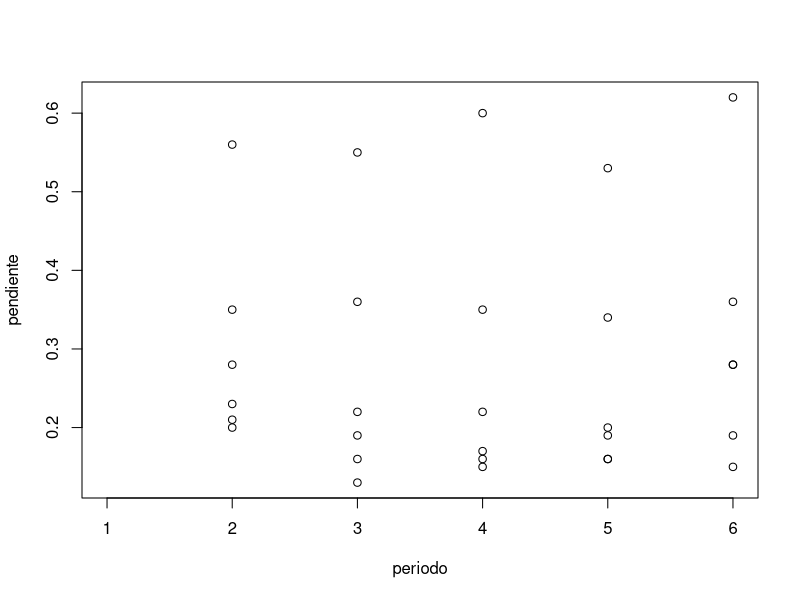
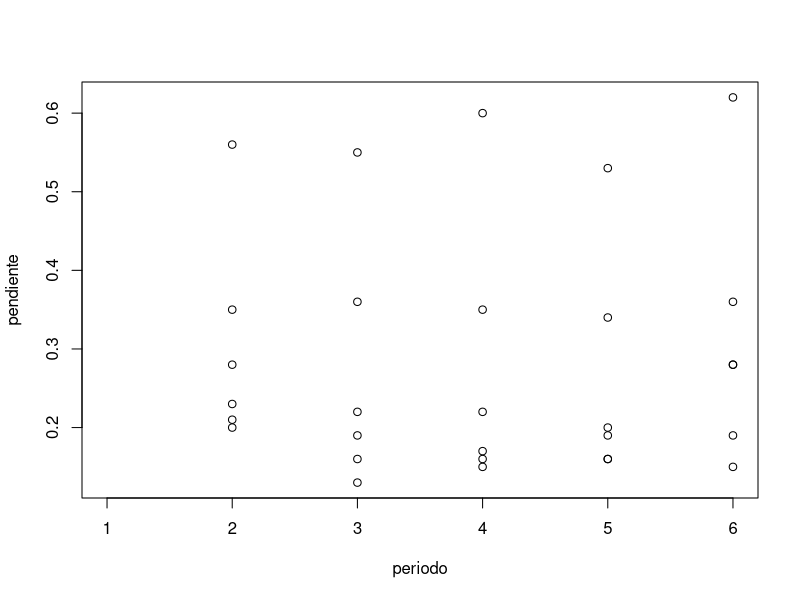
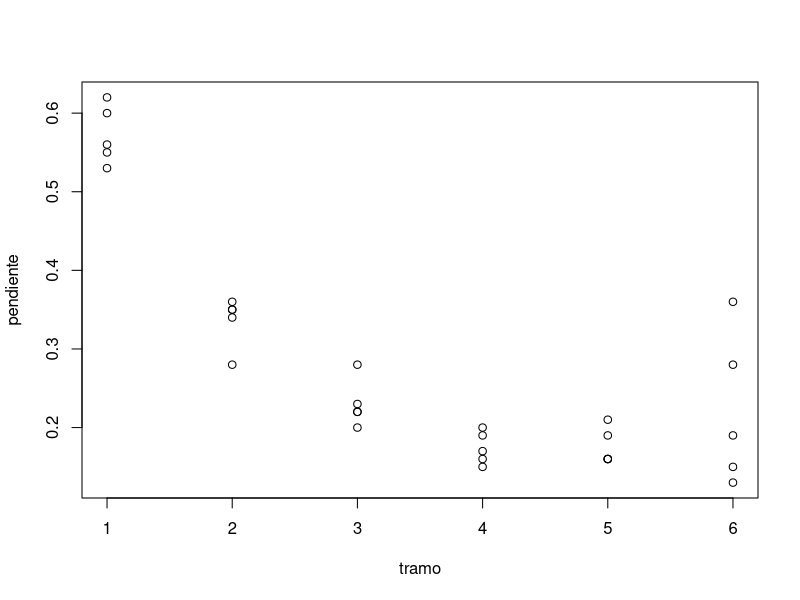

Generate these figures, in order, with R: (Note: this script raises an error after producing the figures.)
# Exploratory analysis
# M. López & H. Achicanoy
# 2015

mdata <- read.csv("iniData.csv")
attach(mdata) ; class(mdata)

View(mdata)

library('ggplot2')

# ------------------------------------------------------------------------------------ #
# Grafico general sin considerar los tramos para la variable pendiente en el tiempo
# ------------------------------------------------------------------------------------ #

plot(periodo, pendiente) ## pendiente por periodo
plot(pendiente ~ periodo)
plot(pendiente ~ tramo)  ## pendiente por tramo

# ------------------------------------------------------------------------------------ #
# Graficos para analizar tendencias en el tiempo en cada variable por tramo
# ------------------------------------------------------------------------------------ #

library(zoo)
library(reshape)
library(ggplot2)
library(fitdistrplus)
library(gridExtra)
library(plyr)
library(grid)

# Graficas Variables Morfologicas (Serie temporal por tramo). Detro de cada grafico 6 series por tramo y en total 7 graficos por variable morfologica. 

m1 = qplot(periodo, pendiente, data = mdata, colour = as.factor(tramo))
m1 = m1 + geom_point(size=4)
m1 = m1 + geom_line(linetype = "dashed", size=1)
m1 = m1 + scale_x_discrete(breaks=c("1", "2", "3", "4", "5", "6"),
                      labels=c("1955-1965", "1965-1975", "1975-1985", "1985-1995", "1995-2005", "2005-2015"))
m1 = m1 + labs(colour='Tramo')
m1 = m1 + xlab('Decada') + ylab(expression('S'[0]))
m1 = m1 + theme(axis.title.y = element_text(size=24, colour = rgb(0,0,0)))
m1 = m1 + theme(axis.title.x = element_text(size=24, colour=rgb(0,0,0)))
m1 = m1 + theme(axis.text.x = element_text(size=16, colour=rgb(0,0,0)))
m1 = m1 + theme(axis.text.y = element_text(size=16, colour = rgb(0,0,0)))
m1 = m1 + theme(legend.title = element_text(colour=rgb(0,0,0), size=15 ))
m1 = m1 + theme(legend.text = element_text(colour=rgb(0,0,0), size = 13))


m2 = qplot(periodo, ancho_banca, data = mdata, colour = as.factor(tramo))
m2 = m2 + geom_point(size=4)
m2 = m2 + geom_line(linetype = "dashed", size=1)
m2 = m2 + scale_x_discrete(breaks=c("1", "2", "3", "4", "5", "6"),
                           labels=c("1955-1965", "1965-1975", "1975-1985", "1985-1995", "1995-2005", "2005-2015"))
m2 = m2 + labs(colour='Tramo')
m2 = m2 + xlab('Decada') + ylab('B')
m2 = m2 + theme(axis.title.y = element_text(size=24, colour = rgb(0,0,0)))
m2 = m2 + theme(axis.title.x = element_text(size=24, colour=rgb(0,0,0)))
m2 = m2 + theme(axis.text.x = element_text(size=16, colour=rgb(0,0,0)))
m2 = m2 + theme(axis.text.y = element_text(size=16, colour = rgb(0,0,0)))
m2 = m2 + theme(legend.title = element_text(colour=rgb(0,0,0), size=15 ))
m2 = m2 + theme(legend.text = element_text(colour=rgb(0,0,0), size = 13))


m3 = qplot(periodo, sinuosidad, data = mdata, colour = as.factor(tramo))
m3 = m3 + geom_point(size=4)
m3 = m3 + geom_line(linetype = "dashed", size=1)
m3 = m3 + scale_x_discrete(breaks=c("1", "2", "3", "4", "5", "6"),
                           labels=c("1955-1965", "1965-1975", "1975-1985", "1985-1995", "1995-2005", "2005-2015"))
m3 = m3 + labs(colour='Tramo')
m3 = m3 + xlab('Decada') + ylab('IS')
m3 = m3 + theme(axis.title.y = element_text(size=24, colour = rgb(0,0,0)))
m3 = m3 + theme(axis.title.x = element_text(size=24, colour=rgb(0,0,0)))
m3 = m3 + theme(axis.text.x = element_text(size=16, colour=rgb(0,0,0)))
m3 = m3 + theme(axis.text.y = element_text(size=16, colour = rgb(0,0,0)))
m3 = m3 + theme(legend.title = element_text(colour=rgb(0,0,0), size=15 ))
m3 = m3 + theme(legend.text = element_text(colour=rgb(0,0,0), size = 13))


m4 = qplot(periodo, amp_meandros, data = mdata, colour = as.factor(tramo))
m4 = m4 + geom_point(size=4)
m4 = m4 + geom_line(linetype = "dashed", size=1)
m4 = m4 + scale_x_discrete(breaks=c("1", "2", "3", "4", "5", "6"),
                           labels=c("1955-1965", "1965-1975", "1975-1985", "1985-1995", "1995-2005", "2005-2015"))
m4 = m4 + labs(colour='Tramo')
m4 = m4 + xlab('Decada') + ylab(expression('M'[b]))
m4 = m4 + theme(axis.title.y = element_text(size=24, colour = rgb(0,0,0)))
m4 = m4 + theme(axis.title.x = element_text(size=24, colour=rgb(0,0,0)))
m4 = m4 + theme(axis.text.x = element_text(size=16, colour=rgb(0,0,0)))
m4 = m4 + theme(axis.text.y = element_text(size=16, colour = rgb(0,0,0)))
m4 = m4 + theme(legend.title = element_text(colour=rgb(0,0,0), size=15 ))
m4 = m4 + theme(legend.text = element_text(colour=rgb(0,0,0), size = 13))


m5 = qplot(periodo, long_meandros, data = mdata, colour = as.factor(tramo))
m5 = m5 + geom_point(size=4)
m5 = m5 + geom_line(linetype = "dashed", size=1)
m5 = m5 + scale_x_discrete(breaks=c("1", "2", "3", "4", "5", "6"),
                           labels=c("1955-1965", "1965-1975", "1975-1985", "1985-1995", "1995-2005", "2005-2015"))
m5 = m5 + labs(colour='Tramo')
m5 = m5 + xlab('Decada') + ylab(expression(lambda))
m5 = m5 + theme(axis.title.y = element_text(size=24, colour = rgb(0,0,0)))
m5 = m5 + theme(axis.title.x = element_text(size=24, colour=rgb(0,0,0)))
m5 = m5 + theme(axis.text.x = element_text(size=16, colour=rgb(0,0,0)))
m5 = m5 + theme(axis.text.y = element_text(size=16, colour = rgb(0,0,0)))
m5 = m5 + theme(legend.title = element_text(colour=rgb(0,0,0), size=15 ))
m5 = m5 + theme(legend.text = element_text(colour=rgb(0,0,0), size = 13))


m6 = qplot(periodo, t_movilidad, data = mdata, colour = as.factor(tramo))
m6 = m6 + geom_point(size=4)
m6 = m6 + geom_line(linetype = "dashed", size=1)
m6 = m6 + scale_x_discrete(breaks=c("1", "2", "3", "4", "5", "6"),
                           labels=c("1955-1965", "1965-1975", "1975-1985", "1985-1995", "1995-2005", "2005-2015"))
m6 = m6 + labs(colour='Tramo')
m6 = m6 + xlab('Decada') + ylab(expression('T'[m]))
m6 = m6 + theme(axis.title.y = element_text(size=24, colour = rgb(0,0,0)))
m6 = m6 + theme(axis.title.x = element_text(size=24, colour=rgb(0,0,0)))
m6 = m6 + theme(axis.text.x = element_text(size=16, colour=rgb(0,0,0)))
m6 = m6 + theme(axis.text.y = element_text(size=16, colour = rgb(0,0,0)))
m6 = m6 + theme(legend.title = element_text(colour=rgb(0,0,0), size=15 ))
m6 = m6 + theme(legend.text = element_text(colour=rgb(0,0,0), size = 13))


m7 = qplot(periodo, t_movilidad_max, data = mdata, colour = as.factor(tramo))
m7 = m7 + geom_point(size=4)
m7 = m7 + geom_line(linetype = "dashed", size=1)
m7 = m7 + scale_x_discrete(breaks=c("1", "2", "3", "4", "5", "6"),
                           labels=c("1955-1965", "1965-1975", "1975-1985", "1985-1995", "1995-2005", "2005-2015"))
m7 = m7 + labs(colour='Tramo')
m7 = m7 + xlab('Decada') + ylab(expression('T'[mmax]))
m7 = m7 + theme(axis.title.y = element_text(size=24, colour = rgb(0,0,0)))
m7 = m7 + theme(axis.title.x = element_text(size=24, colour=rgb(0,0,0)))
m7 = m7 + theme(axis.text.x = element_text(size=16, colour=rgb(0,0,0)))
m7 = m7 + theme(axis.text.y = element_text(size=16, colour = rgb(0,0,0)))
m7 = m7 + theme(legend.title = element_text(colour=rgb(0,0,0), size=15 ))
m7 = m7 + theme(legend.text = element_text(colour=rgb(0,0,0), size = 13))

grid.arrange(m1, m2, m3, m4)
grid.arrange(m5, m6, m7)

# Graficas Variables Hidrologicas e Hidraulicas (Serie temporal por tramo). Detro de cada grafico 6 series por tramo y en total 6 graficos por variable HH.

h1 = qplot(periodo, caudal_medio, data = mdata, colour = as.factor(tramo))
h1 = h1 + geom_point(size=4)
h1 = h1 + geom_line(linetype = "dashed", size=1)
h1 = h1 + scale_x_discrete(breaks=c("1", "2", "3", "4", "5", "6"),
                           labels=c("1955-1965", "1965-1975", "1975-1985", "1985-1995", "1995-2005", "2005-2015"))
h1 = h1 + labs(colour='Tramo')
h1 = h1 + xlab('Decada') + ylab(expression('Q'[m]))
h1 = h1 + theme(axis.title.y = element_text(size=24, colour = rgb(0,0,0)))
h1 = h1 + theme(axis.title.x = element_text(size=24, colour=rgb(0,0,0)))
h1 = h1 + theme(axis.text.x = element_text(size=16, colour=rgb(0,0,0)))
h1 = h1 + theme(axis.text.y = element_text(size=16, colour = rgb(0,0,0)))
h1 = h1 + theme(legend.title = element_text(colour=rgb(0,0,0), size=15 ))
h1 = h1 + theme(legend.text = element_text(colour=rgb(0,0,0), size = 13))


h2 = qplot(periodo, caudal_maximo, data = mdata, colour = as.factor(tramo))
h2 = h2 + geom_point(size=4)
h2 = h2 + geom_line(linetype = "dashed", size=1)
h2 = h2 + scale_x_discrete(breaks=c("1", "2", "3", "4", "5", "6"),
                           labels=c("1955-1965", "1965-1975", "1975-1985", "1985-1995", "1995-2005", "2005-2015"))
h2 = h2 + labs(colour='Tramo')
h2 = h2 + xlab('Decada') + ylab(expression('Q'[max]))
h2 = h2 + theme(axis.title.y = element_text(size=24, colour = rgb(0,0,0)))
h2 = h2 + theme(axis.title.x = element_text(size=24, colour=rgb(0,0,0)))
h2 = h2 + theme(axis.text.x = element_text(size=16, colour=rgb(0,0,0)))
h2 = h2 + theme(axis.text.y = element_text(size=16, colour = rgb(0,0,0)))
h2 = h2 + theme(legend.title = element_text(colour=rgb(0,0,0), size=15 ))
h2 = h2 + theme(legend.text = element_text(colour=rgb(0,0,0), size = 13))


h3 = qplot(periodo, caudal_50, data = mdata, colour = as.factor(tramo))
h3 = h3 + geom_point(size=4)
h3 = h3 + geom_line(linetype = "dashed", size=1)
h3 = h3 + scale_x_discrete(breaks=c("1", "2", "3", "4", "5", "6"),
                           labels=c("1955-1965", "1965-1975", "1975-1985", "1985-1995", "1995-2005", "2005-2015"))
h3 = h3 + labs(colour='Tramo')
h3 = h3 + xlab('Decada') + ylab(expression('Q'[50]))
h3 = h3 + theme(axis.title.y = element_text(size=24, colour = rgb(0,0,0)))
h3 = h3 + theme(axis.title.x = element_text(size=24, colour=rgb(0,0,0)))
h3 = h3 + theme(axis.text.x = element_text(size=16, colour=rgb(0,0,0)))
h3 = h3 + theme(axis.text.y = element_text(size=16, colour = rgb(0,0,0)))
h3 = h3 + theme(legend.title = element_text(colour=rgb(0,0,0), size=15 ))
h3 = h3 + theme(legend.text = element_text(colour=rgb(0,0,0), size = 13))


h4 = qplot(periodo, caudal_banca, data = mdata, colour = as.factor(tramo))
h4 = h4 + geom_point(size=4)
h4 = h4 + geom_line(linetype = "dashed", size=1)
h4 = h4 + scale_x_discrete(breaks=c("1", "2", "3", "4", "5", "6"),
                           labels=c("1955-1965", "1965-1975", "1975-1985", "1985-1995", "1995-2005", "2005-2015"))
h4 = h4 + labs(colour='Tramo')
h4 = h4 + xlab('Decada') + ylab(expression('Q'[bl]))
h4 = h4 + theme(axis.title.y = element_text(size=24, colour = rgb(0,0,0)))
h4 = h4 + theme(axis.title.x = element_text(size=24, colour=rgb(0,0,0)))
h4 = h4 + theme(axis.text.x = element_text(size=16, colour=rgb(0,0,0)))
h4 = h4 + theme(axis.text.y = element_text(size=16, colour = rgb(0,0,0)))
h4 = h4 + theme(legend.title = element_text(colour=rgb(0,0,0), size=15 ))
h4 = h4 + theme(legend.text = element_text(colour=rgb(0,0,0), size = 13))


h5 = qplot(periodo, velocidad, data = mdata, colour = as.factor(tramo))
h5 = h5 + geom_point(size=4)
h5 = h5 + geom_line(linetype = "dashed", size=1)
h5 = h5 + scale_x_discrete(breaks=c("1", "2", "3", "4", "5", "6"),
                           labels=c("1955-1965", "1965-1975", "1975-1985", "1985-1995", "1995-2005", "2005-2015"))
h5 = h5 + labs(colour='Tramo')
h5 = h5 + xlab('Decada') + ylab(expression('V'))
h5 = h5 + theme(axis.title.y = element_text(size=24, colour = rgb(0,0,0)))
h5 = h5 + theme(axis.title.x = element_text(size=24, colour=rgb(0,0,0)))
h5 = h5 + theme(axis.text.x = element_text(size=16, colour=rgb(0,0,0)))
h5 = h5 + theme(axis.text.y = element_text(size=16, colour = rgb(0,0,0)))
h5 = h5 + theme(legend.title = element_text(colour=rgb(0,0,0), size=15 ))
h5 = h5 + theme(legend.text = element_text(colour=rgb(0,0,0), size = 13))


h6 = qplot(periodo, ancho_superficial, data = mdata, colour = as.factor(tramo))
h6 = h6 + geom_point(size=4)
h6 = h6 + geom_line(linetype = "dashed", size=1)
h6 = h6 + scale_x_discrete(breaks=c("1", "2", "3", "4", "5", "6"),
                           labels=c("1955-1965", "1965-1975", "1975-1985", "1985-1995", "1995-2005", "2005-2015"))
h6 = h6 + labs(colour='Tramo')
h6 = h6 + xlab('Decada') + ylab(expression('B'[s]))
h6 = h6 + theme(axis.title.y = element_text(size=24, colour = rgb(0,0,0)))
h6 = h6 + theme(axis.title.x = element_text(size=24, colour=rgb(0,0,0)))
h6 = h6 + theme(axis.text.x = element_text(size=16, colour=rgb(0,0,0)))
h6 = h6 + theme(axis.text.y = element_text(size=16, colour = rgb(0,0,0)))
h6 = h6 + theme(legend.title = element_text(colour=rgb(0,0,0), size=15 ))
h6 = h6 + theme(legend.text = element_text(colour=rgb(0,0,0), size = 13))

grid.arrange(h1, h2, h3, h4, h5, h6)

# Graficas Variables Sedimentologicas (Serie temporal por tramo). Detro de cada grafico 6 series por tramo y en total 4 graficos por variable Sedimentologica.

s1 = qplot(periodo, diametro_promedio, data = mdata, colour = as.factor(tramo))
s1 = s1 + geom_point(size=4)
s1 = s1 + geom_line(linetype = "dashed", size=1)
s1 = s1 + scale_x_discrete(breaks=c("1", "2", "3", "4", "5", "6"),
                           labels=c("1955-1965", "1965-1975", "1975-1985", "1985-1995", "1995-2005", "2005-2015"))
s1 = s1 + labs(colour='Tramo')
s1 = s1 + xlab('Decada') + ylab(expression('d'[50]))
s1 = s1 + theme(axis.title.y = element_text(size=24, colour = rgb(0,0,0)))
s1 = s1 + theme(axis.title.x = element_text(size=24, colour=rgb(0,0,0)))
s1 = s1 + theme(axis.text.x = element_text(size=16, colour=rgb(0,0,0)))
s1 = s1 + theme(axis.text.y = element_text(size=16, colour = rgb(0,0,0)))
s1 = s1 + theme(legend.title = element_text(colour=rgb(0,0,0), size=15 ))
s1 = s1 + theme(legend.text = element_text(colour=rgb(0,0,0), size = 13))


s2 = qplot(periodo, dev_granulometrica, data = mdata, colour = as.factor(tramo))
s2 = s2 + geom_point(size=4)
s2 = s2 + geom_line(linetype = "dashed", size=1)
s2 = s2 + scale_x_discrete(breaks=c("1", "2", "3", "4", "5", "6"),
                           labels=c("1955-1965", "1965-1975", "1975-1985", "1985-1995", "1995-2005", "2005-2015"))
s2 = s2 + labs(colour='Tramo')
s2 = s2 + xlab('Decada') + ylab(expression(sigma[50]))
s2 = s2 + theme(axis.title.y = element_text(size=24, colour = rgb(0,0,0)))
s2 = s2 + theme(axis.title.x = element_text(size=24, colour=rgb(0,0,0)))
s2 = s2 + theme(axis.text.x = element_text(size=16, colour=rgb(0,0,0)))
s2 = s2 + theme(axis.text.y = element_text(size=16, colour = rgb(0,0,0)))
s2 = s2 + theme(legend.title = element_text(colour=rgb(0,0,0), size=15 ))
s2 = s2 + theme(legend.text = element_text(colour=rgb(0,0,0), size = 13))


s3 = qplot(periodo, coef_uniformidad, data = mdata, colour = as.factor(tramo))
s3 = s3 + geom_point(size=4)
s3 = s3 + geom_line(linetype = "dashed", size=1)
s3 = s3 + scale_x_discrete(breaks=c("1", "2", "3", "4", "5", "6"),
                           labels=c("1955-1965", "1965-1975", "1975-1985", "1985-1995", "1995-2005", "2005-2015"))
s3 = s3 + labs(colour='Tramo')
s3 = s3 + xlab('Decada') + ylab(expression('C'[u]))
s3 = s3 + theme(axis.title.y = element_text(size=24, colour = rgb(0,0,0)))
s3 = s3 + theme(axis.title.x = element_text(size=24, colour=rgb(0,0,0)))
s3 = s3 + theme(axis.text.x = element_text(size=16, colour=rgb(0,0,0)))
s3 = s3 + theme(axis.text.y = element_text(size=16, colour = rgb(0,0,0)))
s3 = s3 + theme(legend.title = element_text(colour=rgb(0,0,0), size=15 ))
s3 = s3 + theme(legend.text = element_text(colour=rgb(0,0,0), size = 13))


s4 = qplot(periodo, carga_media, data = mdata, colour = as.factor(tramo))
s4 = s4 + geom_point(size=4)
s4 = s4 + geom_line(linetype = "dashed", size=1)
s4 = s4 + scale_x_discrete(breaks=c("1", "2", "3", "4", "5", "6"),
                           labels=c("1955-1965", "1965-1975", "1975-1985", "1985-1995", "1995-2005", "2005-2015"))
s4 = s4 + labs(colour='Tramo')
s4 = s4 + xlab('Decada') + ylab(expression('S'[b]))
s4 = s4 + theme(axis.title.y = element_text(size=24, colour = rgb(0,0,0)))
s4 = s4 + theme(axis.title.x = element_text(size=24, colour=rgb(0,0,0)))
s4 = s4 + theme(axis.text.x = element_text(size=16, colour=rgb(0,0,0)))
s4 = s4 + theme(axis.text.y = element_text(size=16, colour = rgb(0,0,0)))
s4 = s4 + theme(legend.title = element_text(colour=rgb(0,0,0), size=15 ))
s4 = s4 + theme(legend.text = element_text(colour=rgb(0,0,0), size = 13))

grid.arrange(s1, s2, s3, s4)

# ------------------------------------------------------------------------------------ #
# Graficos para analizar tendencias en el espacio en cada variable por periodo
# ------------------------------------------------------------------------------------ #
  
# Graficas Variables Morfologicas. Detro de cada grafico 6 series por periodo y en total 7 graficos por variable morfologica. 

mr1 = qplot(tramo, pendiente, data = mdata, colour = as.factor(periodo))
mr1 = mr1 + geom_point(size=4)
mr1 = mr1 + geom_line(linetype = "dashed", size=1)
mr1 = mr1 + scale_x_continuous(breaks=1:6)
mr1 = mr1 + labs(colour='Periodo')
mr1 = mr1 + scale_colour_discrete(name="Periodo",
                         breaks=c("1", "2", "3", "4", "5", "6"),
                         labels=c("1955-1965", "1965-1975", "1975-1985", "1985-1995", "1995-2005", "2005-2015"))
mr1 = mr1 + guides(colour = guide_legend(keywidth = 2, keyheight = 1))
mr1 = mr1 + xlab('Tramo del cauce') + ylab(expression('S'[0]))
mr1 = mr1 + theme(axis.title.y = element_text(size=24, colour = rgb(0,0,0)))
mr1 = mr1 + theme(axis.title.x = element_text(size=24, colour=rgb(0,0,0)))
mr1 = mr1 + theme(axis.text.x = element_text(size=16, colour=rgb(0,0,0)))
mr1 = mr1 + theme(axis.text.y = element_text(size=16, colour = rgb(0,0,0)))
mr1 = mr1 + theme(legend.title = element_text(colour=rgb(0,0,0), size=15 ))
mr1 = mr1 + theme(legend.text = element_text(colour=rgb(0,0,0), size = 13))


mr2 = qplot(tramo, ancho_banca, data = mdata, colour = as.factor(periodo))
mr2 = mr2 + geom_point(size=4)
mr2 = mr2 + geom_line(linetype = "dashed", size=1)
mr2 = mr2 + scale_x_continuous(breaks=1:6)
mr2 = mr2 + labs(colour='Periodo')
mr2 = mr2 + scale_colour_discrete(name="Periodo",
                                  breaks=c("1", "2", "3", "4", "5", "6"),
                                  labels=c("1955-1965", "1965-1975", "1975-1985", "1985-1995", "1995-2005", "2005-2015"))
mr2 = mr2 + guides(colour = guide_legend(keywidth = 2, keyheight = 1))
mr2 = mr2 + xlab('Tramo del cauce') + ylab(expression('B'))
mr2 = mr2 + theme(axis.title.y = element_text(size=24, colour = rgb(0,0,0)))
mr2 = mr2 + theme(axis.title.x = element_text(size=24, colour=rgb(0,0,0)))
mr2 = mr2 + theme(axis.text.x = element_text(size=16, colour=rgb(0,0,0)))
mr2 = mr2 + theme(axis.text.y = element_text(size=16, colour = rgb(0,0,0)))
mr2 = mr2 + theme(legend.title = element_text(colour=rgb(0,0,0), size=15 ))
mr2 = mr2 + theme(legend.text = element_text(colour=rgb(0,0,0), size = 13))


mr3 = qplot(tramo, sinuosidad, data = mdata, colour = as.factor(periodo))
mr3 = mr3 + geom_point(size=4)
mr3 = mr3 + geom_line(linetype = "dashed", size=1)
mr3 = mr3 + scale_x_continuous(breaks=1:6)
mr3 = mr3 + labs(colour='Periodo')
mr3 = mr3 + scale_colour_discrete(name="Periodo",
                                  breaks=c("1", "2", "3", "4", "5", "6"),
                                  labels=c("1955-1965", "1965-1975", "1975-1985", "1985-1995", "1995-2005", "2005-2015"))
mr3 = mr3 + guides(colour = guide_legend(keywidth = 2, keyheight = 1))
mr3 = mr3 + xlab('Tramo del cauce') + ylab(expression('IS'))
mr3 = mr3 + theme(axis.title.y = element_text(size=24, colour = rgb(0,0,0)))
mr3 = mr3 + theme(axis.title.x = element_text(size=24, colour=rgb(0,0,0)))
mr3 = mr3 + theme(axis.text.x = element_text(size=16, colour=rgb(0,0,0)))
mr3 = mr3 + theme(axis.text.y = element_text(size=16, colour = rgb(0,0,0)))
mr3 = mr3 + theme(legend.title = element_text(colour=rgb(0,0,0), size=15 ))
mr3 = mr3 + theme(legend.text = element_text(colour=rgb(0,0,0), size = 13))


mr4 = qplot(tramo, amp_meandros, data = mdata, colour = as.factor(periodo))
mr4 = mr4 + geom_point(size=4)
mr4 = mr4 + geom_line(linetype = "dashed", size=1)
mr4 = mr4 + scale_x_continuous(breaks=1:6)
mr4 = mr4 + labs(colour='Periodo')
mr4 = mr4 + scale_colour_discrete(name="Periodo",
                                  breaks=c("1", "2", "3", "4", "5", "6"),
                                  labels=c("1955-1965", "1965-1975", "1975-1985", "1985-1995", "1995-2005", "2005-2015"))
mr4 = mr4 + guides(colour = guide_legend(keywidth = 2, keyheight = 1))
mr4 = mr4 + xlab('Tramo del cauce') + ylab(expression('M'[b]))
mr4 = mr4 + theme(axis.title.y = element_text(size=24, colour = rgb(0,0,0)))
mr4 = mr4 + theme(axis.title.x = element_text(size=24, colour=rgb(0,0,0)))
mr4 = mr4 + theme(axis.text.x = element_text(size=16, colour=rgb(0,0,0)))
mr4 = mr4 + theme(axis.text.y = element_text(size=16, colour = rgb(0,0,0)))
mr4 = mr4 + theme(legend.title = element_text(colour=rgb(0,0,0), size=15 ))
mr4 = mr4 + theme(legend.text = element_text(colour=rgb(0,0,0), size = 13))


mr5 = qplot(tramo, long_meandros, data = mdata, colour = as.factor(periodo))
mr5 = mr5 + geom_point(size=4)
mr5 = mr5 + geom_line(linetype = "dashed", size=1)
mr5 = mr5 + scale_x_continuous(breaks=1:6)
mr5 = mr5 + labs(colour='Periodo')
mr5 = mr5 + scale_colour_discrete(name="Periodo",
                                  breaks=c("1", "2", "3", "4", "5", "6"),
                                  labels=c("1955-1965", "1965-1975", "1975-1985", "1985-1995", "1995-2005", "2005-2015"))
mr5 = mr5 + guides(colour = guide_legend(keywidth = 2, keyheight = 1))
mr5 = mr5 + xlab('Tramo del cauce') + ylab(expression(lambda))
mr5 = mr5 + theme(axis.title.y = element_text(size=24, colour = rgb(0,0,0)))
mr5 = mr5 + theme(axis.title.x = element_text(size=24, colour=rgb(0,0,0)))
mr5 = mr5 + theme(axis.text.x = element_text(size=16, colour=rgb(0,0,0)))
mr5 = mr5 + theme(axis.text.y = element_text(size=16, colour = rgb(0,0,0)))
mr5 = mr5 + theme(legend.title = element_text(colour=rgb(0,0,0), size=15 ))
mr5 = mr5 + theme(legend.text = element_text(colour=rgb(0,0,0), size = 13))


mr6 = qplot(tramo, t_movilidad, data = mdata, colour = as.factor(periodo))
mr6 = mr6 + geom_point(size=4)
mr6 = mr6 + geom_line(linetype = "dashed", size=1)
mr6 = mr6 + scale_x_continuous(breaks=1:6)
mr6 = mr6 + labs(colour='Periodo')
mr6 = mr6 + scale_colour_discrete(name="Periodo",
                                  breaks=c("1", "2", "3", "4", "5", "6"),
                                  labels=c("1955-1965", "1965-1975", "1975-1985", "1985-1995", "1995-2005", "2005-2015"))
mr6 = mr6 + guides(colour = guide_legend(keywidth = 2, keyheight = 1))
mr6 = mr6 + xlab('Tramo del cauce') + ylab(expression('T'[m]))
mr6 = mr6 + theme(axis.title.y = element_text(size=24, colour = rgb(0,0,0)))
mr6 = mr6 + theme(axis.title.x = element_text(size=24, colour=rgb(0,0,0)))
mr6 = mr6 + theme(axis.text.x = element_text(size=16, colour=rgb(0,0,0)))
mr6 = mr6 + theme(axis.text.y = element_text(size=16, colour = rgb(0,0,0)))
mr6 = mr6 + theme(legend.title = element_text(colour=rgb(0,0,0), size=15 ))
mr6 = mr6 + theme(legend.text = element_text(colour=rgb(0,0,0), size = 13))


mr7 = qplot(tramo, t_movilidad_max, data = mdata, colour = as.factor(periodo))
mr7 = mr7 + geom_point(size=4)
mr7 = mr7 + geom_line(linetype = "dashed", size=1)
mr7 = mr7 + scale_x_continuous(breaks=1:6)
mr7 = mr7 + labs(colour='Periodo')
mr7 = mr7 + scale_colour_discrete(name="Periodo",
                                  breaks=c("1", "2", "3", "4", "5", "6"),
                                  labels=c("1955-1965", "1965-1975", "1975-1985", "1985-1995", "1995-2005", "2005-2015"))
mr7 = mr7 + guides(colour = guide_legend(keywidth = 2, keyheight = 1))
mr7 = mr7 + xlab('Tramo del cauce') + ylab(expression('T'[mmax]))
mr7 = mr7 + theme(axis.title.y = element_text(size=24, colour = rgb(0,0,0)))
mr7 = mr7 + theme(axis.title.x = element_text(size=24, colour=rgb(0,0,0)))
mr7 = mr7 + theme(axis.text.x = element_text(size=16, colour=rgb(0,0,0)))
mr7 = mr7 + theme(axis.text.y = element_text(size=16, colour = rgb(0,0,0)))
mr7 = mr7 + theme(legend.title = element_text(colour=rgb(0,0,0), size=15 ))
mr7 = mr7 + theme(legend.text = element_text(colour=rgb(0,0,0), size = 13))

grid.arrange(mr1, mr2, mr3, mr4)
grid.arrange(mr5, mr6, mr7)

# Graficas Variables Hidrol?gicas e Hidr?ulicas (Serie temporal por tramo). Detro de cada grafico 6 series por tramo y en total 6 graficos por variable HH.

hr1 = qplot(tramo, caudal_medio, data = mdata, colour = as.factor(periodo))
hr1 = hr1 + geom_point(size=4)
hr1 = hr1 + geom_line(linetype = "dashed", size=1)
hr1 = hr1 + scale_x_continuous(breaks=1:6)
hr1 = hr1 + labs(colour='Periodo')
hr1 = hr1 + scale_colour_discrete(name="Periodo",
                                  breaks=c("1", "2", "3", "4", "5", "6"),
                                  labels=c("1955-1965", "1965-1975", "1975-1985", "1985-1995", "1995-2005", "2005-2015"))
hr1 = hr1 + guides(colour = guide_legend(keywidth = 2, keyheight = 1))
hr1 = hr1 + xlab('Tramo del cauce') + ylab(expression('Q'[m]))
hr1 = hr1 + theme(axis.title.y = element_text(size=24, colour = rgb(0,0,0)))
hr1 = hr1 + theme(axis.title.x = element_text(size=24, colour=rgb(0,0,0)))
hr1 = hr1 + theme(axis.text.x = element_text(size=16, colour=rgb(0,0,0)))
hr1 = hr1 + theme(axis.text.y = element_text(size=16, colour = rgb(0,0,0)))
hr1 = hr1 + theme(legend.title = element_text(colour=rgb(0,0,0), size=15 ))
hr1 = hr1 + theme(legend.text = element_text(colour=rgb(0,0,0), size = 13))


hr2 = qplot(tramo, caudal_maximo, data = mdata, colour = as.factor(periodo))
hr2 = hr2 + geom_point(size=4)
hr2 = hr2 + geom_line(linetype = "dashed", size=1)
hr2 = hr2 + scale_x_continuous(breaks=1:6)
hr2 = hr2 + labs(colour='Periodo')
hr2 = hr2 + scale_colour_discrete(name="Periodo",
                                  breaks=c("1", "2", "3", "4", "5", "6"),
                                  labels=c("1955-1965", "1965-1975", "1975-1985", "1985-1995", "1995-2005", "2005-2015"))
hr2 = hr2 + guides(colour = guide_legend(keywidth = 2, keyheight = 1))
hr2 = hr2 + xlab('Tramo del cauce') + ylab(expression('Q'[max]))
hr2 = hr2 + theme(axis.title.y = element_text(size=24, colour = rgb(0,0,0)))
hr2 = hr2 + theme(axis.title.x = element_text(size=24, colour=rgb(0,0,0)))
hr2 = hr2 + theme(axis.text.x = element_text(size=16, colour=rgb(0,0,0)))
hr2 = hr2 + theme(axis.text.y = element_text(size=16, colour = rgb(0,0,0)))
hr2 = hr2 + theme(legend.title = element_text(colour=rgb(0,0,0), size=15 ))
hr2 = hr2 + theme(legend.text = element_text(colour=rgb(0,0,0), size = 13))


hr3 = qplot(tramo, caudal_50, data = mdata, colour = as.factor(periodo))
hr3 = hr3 + geom_point(size=4)
hr3 = hr3 + geom_line(linetype = "dashed", size=1)
hr3 = hr3 + scale_x_continuous(breaks=1:6)
hr3 = hr3 + labs(colour='Periodo')
hr3 = hr3 + scale_colour_discrete(name="Periodo",
                                  breaks=c("1", "2", "3", "4", "5", "6"),
                                  labels=c("1955-1965", "1965-1975", "1975-1985", "1985-1995", "1995-2005", "2005-2015"))
hr3 = hr3 + guides(colour = guide_legend(keywidth = 2, keyheight = 1))
hr3 = hr3 + xlab('Tramo del cauce') + ylab(expression('Q'[50]))
hr3 = hr3 + theme(axis.title.y = element_text(size=24, colour = rgb(0,0,0)))
hr3 = hr3 + theme(axis.title.x = element_text(size=24, colour=rgb(0,0,0)))
hr3 = hr3 + theme(axis.text.x = element_text(size=16, colour=rgb(0,0,0)))
hr3 = hr3 + theme(axis.text.y = element_text(size=16, colour = rgb(0,0,0)))
hr3 = hr3 + theme(legend.title = element_text(colour=rgb(0,0,0), size=15 ))
hr3 = hr3 + theme(legend.text = element_text(colour=rgb(0,0,0), size = 13))


hr4 = qplot(tramo, caudal_banca, data = mdata, colour = as.factor(periodo))
hr4 = hr4 + geom_point(size=4)
hr4 = hr4 + geom_line(linetype = "dashed", size=1)
hr4 = hr4 + scale_x_continuous(breaks=1:6)
hr4 = hr4 + labs(colour='Periodo')
hr4 = hr4 + scale_colour_discrete(name="Periodo",
                                  breaks=c("1", "2", "3", "4", "5", "6"),
                                  labels=c("1955-1965", "1965-1975", "1975-1985", "1985-1995", "1995-2005", "2005-2015"))
hr4 = hr4 + guides(colour = guide_legend(keywidth = 2, keyheight = 1))
hr4 = hr4 + xlab('Tramo del cauce') + ylab(expression('Q'[bl]))
hr4 = hr4 + theme(axis.title.y = element_text(size=24, colour = rgb(0,0,0)))
hr4 = hr4 + theme(axis.title.x = element_text(size=24, colour=rgb(0,0,0)))
hr4 = hr4 + theme(axis.text.x = element_text(size=16, colour=rgb(0,0,0)))
hr4 = hr4 + theme(axis.text.y = element_text(size=16, colour = rgb(0,0,0)))
hr4 = hr4 + theme(legend.title = element_text(colour=rgb(0,0,0), size=15 ))
hr4 = hr4 + theme(legend.text = element_text(colour=rgb(0,0,0), size = 13))


hr5 = qplot(tramo, velocidad, data = mdata, colour = as.factor(periodo))
hr5 = hr5 + geom_point(size=4)
hr5 = hr5 + geom_line(linetype = "dashed", size=1)
hr5 = hr5 + scale_x_continuous(breaks=1:6)
hr5 = hr5 + labs(colour='Periodo')
hr5 = hr5 + scale_colour_discrete(name="Periodo",
                                  breaks=c("1", "2", "3", "4", "5", "6"),
                                  labels=c("1955-1965", "1965-1975", "1975-1985", "1985-1995", "1995-2005", "2005-2015"))
hr5 = hr5 + guides(colour = guide_legend(keywidth = 2, keyheight = 1))
hr5 = hr5 + xlab('Tramo del cauce') + ylab(expression('V'))
hr5 = hr5 + theme(axis.title.y = element_text(size=24, colour = rgb(0,0,0)))
hr5 = hr5 + theme(axis.title.x = element_text(size=24, colour=rgb(0,0,0)))
hr5 = hr5 + theme(axis.text.x = element_text(size=16, colour=rgb(0,0,0)))
hr5 = hr5 + theme(axis.text.y = element_text(size=16, colour = rgb(0,0,0)))
hr5 = hr5 + theme(legend.title = element_text(colour=rgb(0,0,0), size=15 ))
hr5 = hr5 + theme(legend.text = element_text(colour=rgb(0,0,0), size = 13))


hr6 = qplot(tramo, ancho_superficial, data = mdata, colour = as.factor(periodo))
hr6 = hr6 + geom_point(size=4)
hr6 = hr6 + geom_line(linetype = "dashed", size=1)
hr6 = hr6 + scale_x_continuous(breaks=1:6)
hr6 = hr6 + labs(colour='Periodo')
hr6 = hr6 + scale_colour_discrete(name="Periodo",
                                  breaks=c("1", "2", "3", "4", "5", "6"),
                                  labels=c("1955-1965", "1965-1975", "1975-1985", "1985-1995", "1995-2005", "2005-2015"))
hr6 = hr6 + guides(colour = guide_legend(keywidth = 2, keyheight = 1))
hr6 = hr6 + xlab('Tramo del cauce') + ylab(expression('B'[s]))
hr6 = hr6 + theme(axis.title.y = element_text(size=24, colour = rgb(0,0,0)))
hr6 = hr6 + theme(axis.title.x = element_text(size=24, colour=rgb(0,0,0)))
hr6 = hr6 + theme(axis.text.x = element_text(size=16, colour=rgb(0,0,0)))
hr6 = hr6 + theme(axis.text.y = element_text(size=16, colour = rgb(0,0,0)))
hr6 = hr6 + theme(legend.title = element_text(colour=rgb(0,0,0), size=15 ))
hr6 = hr6 + theme(legend.text = element_text(colour=rgb(0,0,0), size = 13))

grid.arrange(hr1, hr2, hr3, hr4, hr5, hr6)

# Graficas Variables Sedimentol?gicas (Serie temporal por tramo). Detro de cada grafico 6 series por tramo y en total 4 graficos por variable Sedimentologica.

sr1 = qplot(tramo, diametro_promedio, data = mdata, colour = as.factor(periodo))
sr1 = sr1 + geom_point(size=4)
sr1 = sr1 + geom_line(linetype = "dashed", size=1)
sr1 = sr1 + scale_x_continuous(breaks=1:6)
sr1 = sr1 + labs(colour='Periodo')
sr1 = sr1 + scale_colour_discrete(name="Periodo",
                                  breaks=c("1", "2", "3", "4", "5", "6"),
                                  labels=c("1955-1965", "1965-1975", "1975-1985", "1985-1995", "1995-2005", "2005-2015"))
sr1 = sr1 + guides(colour = guide_legend(keywidth = 2, keyheight = 1))
sr1 = sr1 + xlab('Tramo del cauce') + ylab(expression('d'[50]))
sr1 = sr1 + theme(axis.title.y = element_text(size=24, colour = rgb(0,0,0)))
sr1 = sr1 + theme(axis.title.x = element_text(size=24, colour=rgb(0,0,0)))
sr1 = sr1 + theme(axis.text.x = element_text(size=16, colour=rgb(0,0,0)))
sr1 = sr1 + theme(axis.text.y = element_text(size=16, colour = rgb(0,0,0)))
sr1 = sr1 + theme(legend.title = element_text(colour=rgb(0,0,0), size=15 ))
sr1 = sr1 + theme(legend.text = element_text(colour=rgb(0,0,0), size = 13))


sr2 = qplot(tramo, dev_granulometrica, data = mdata, colour = as.factor(periodo))
sr2 = sr2 + geom_point(size=4)
sr2 = sr2 + geom_line(linetype = "dashed", size=1)
sr2 = sr2 + scale_x_continuous(breaks=1:6)
sr2 = sr2 + labs(colour='Periodo')
sr2 = sr2 + scale_colour_discrete(name="Periodo",
                                  breaks=c("1", "2", "3", "4", "5", "6"),
                                  labels=c("1955-1965", "1965-1975", "1975-1985", "1985-1995", "1995-2005", "2005-2015"))
sr2 = sr2 + guides(colour = guide_legend(keywidth = 2, keyheight = 1))
sr2 = sr2 + xlab('Tramo del cauce') + ylab(expression(sigma[50]))
sr2 = sr2 + theme(axis.title.y = element_text(size=24, colour = rgb(0,0,0)))
sr2 = sr2 + theme(axis.title.x = element_text(size=24, colour=rgb(0,0,0)))
sr2 = sr2 + theme(axis.text.x = element_text(size=16, colour=rgb(0,0,0)))
sr2 = sr2 + theme(axis.text.y = element_text(size=16, colour = rgb(0,0,0)))
sr2 = sr2 + theme(legend.title = element_text(colour=rgb(0,0,0), size=15 ))
sr2 = sr2 + theme(legend.text = element_text(colour=rgb(0,0,0), size = 13))


sr3 = qplot(tramo, coef_uniformidad, data = mdata, colour = as.factor(periodo))
sr3 = sr3 + geom_point(size=4)
sr3 = sr3 + geom_line(linetype = "dashed", size=1)
sr3 = sr3 + scale_x_continuous(breaks=1:6)
sr3 = sr3 + labs(colour='Periodo')
sr3 = sr3 + scale_colour_discrete(name="Periodo",
                                  breaks=c("1", "2", "3", "4", "5", "6"),
                                  labels=c("1955-1965", "1965-1975", "1975-1985", "1985-1995", "1995-2005", "2005-2015"))
sr3 = sr3 + guides(colour = guide_legend(keywidth = 2, keyheight = 1))
sr3 = sr3 + xlab('Tramo del cauce') + ylab(expression('C'[u]))
sr3 = sr3 + theme(axis.title.y = element_text(size=24, colour = rgb(0,0,0)))
sr3 = sr3 + theme(axis.title.x = element_text(size=24, colour=rgb(0,0,0)))
sr3 = sr3 + theme(axis.text.x = element_text(size=16, colour=rgb(0,0,0)))
sr3 = sr3 + theme(axis.text.y = element_text(size=16, colour = rgb(0,0,0)))
sr3 = sr3 + theme(legend.title = element_text(colour=rgb(0,0,0), size=15 ))
sr3 = sr3 + theme(legend.text = element_text(colour=rgb(0,0,0), size = 13))


sr4 = qplot(tramo, carga_media, data = mdata, colour = as.factor(periodo))
sr4 = sr4 + geom_point(size=4)
sr4 = sr4 + geom_line(linetype = "dashed", size=1)
sr4 = sr4 + scale_x_continuous(breaks=1:6)
sr4 = sr4 + labs(colour='Periodo')
sr4 = sr4 + scale_colour_discrete(name="Periodo",
                                  breaks=c("1", "2", "3", "4", "5", "6"),
                                  labels=c("1955-1965", "1965-1975", "1975-1985", "1985-1995", "1995-2005", "2005-2015"))
sr4 = sr4 + guides(colour = guide_legend(keywidth = 2, keyheight = 1))
sr4 = sr4 + xlab('Tramo del cauce') + ylab(expression('S'[b]))
sr4 = sr4 + theme(axis.title.y = element_text(size=24, colour = rgb(0,0,0)))
sr4 = sr4 + theme(axis.title.x = element_text(size=24, colour=rgb(0,0,0)))
sr4 = sr4 + theme(axis.text.x = element_text(size=16, colour=rgb(0,0,0)))
sr4 = sr4 + theme(axis.text.y = element_text(size=16, colour = rgb(0,0,0)))
sr4 = sr4 + theme(legend.title = element_text(colour=rgb(0,0,0), size=15 ))
sr4 = sr4 + theme(legend.text = element_text(colour=rgb(0,0,0), size = 13))

grid.arrange(sr1, sr2, sr3, sr4)

by(mdata, mdata$tramo, summary)
by(mdata, mdata$peiodo, summary)

tapply(mdata$pendiente, mdata$tramo,mean)
tapply(mdata$ancho_banca, mdata$tramo,mean)
tapply(mdata$sinuosidad, mdata$tramo,mean)

tramo1 = subset(mdata, tramo=="1")
